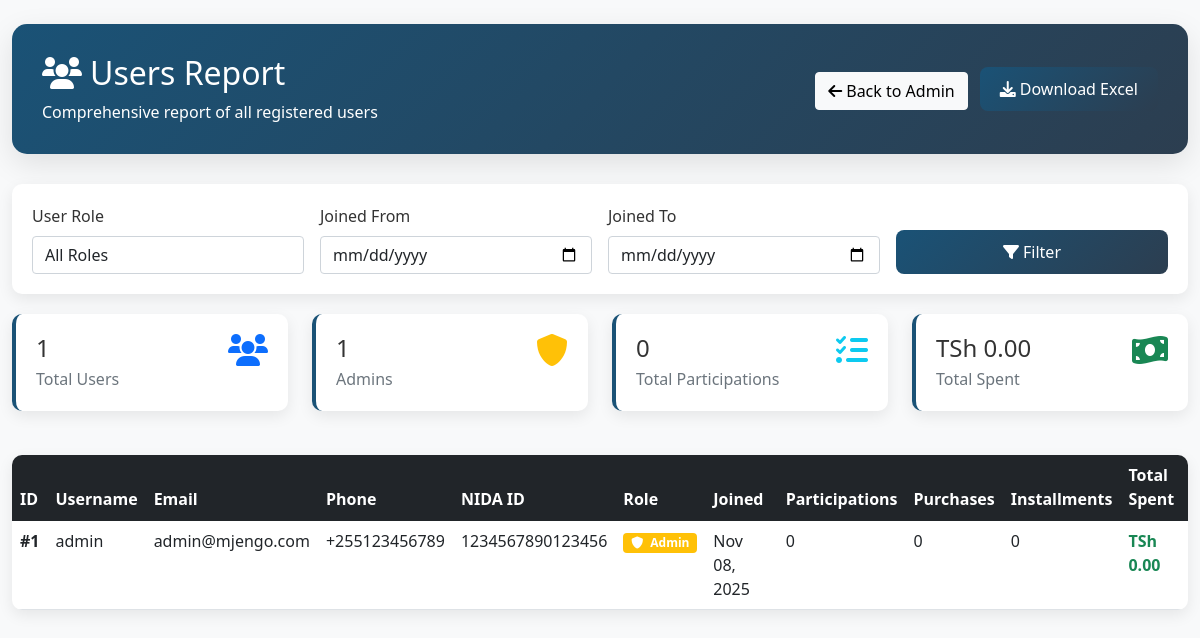
/generate_users_report.php, run on the app's committed database.
### tables this page shows
CREATE TABLE users (
    id INT AUTO_INCREMENT PRIMARY KEY,
    username VARCHAR(50) UNIQUE NOT NULL,
    email VARCHAR(100),
    phone_number VARCHAR(20) NOT NULL,
    nida_id VARCHAR(20) UNIQUE NOT NULL,
    password VARCHAR(255) NOT NULL,
    role ENUM('admin', 'user') DEFAULT 'user',
    created_at TIMESTAMP DEFAULT CURRENT_TIMESTAMP
);

### generate_users_report.php (the view, shortened to what this page needs)
<?php
require_once 'config.php';
$role = isset($_GET['role']) ? $_GET['role'] : 'all';
$start_date = isset($_GET['start_date']) ? $_GET['start_date'] : '';
$end_date = isset($_GET['end_date']) ? $_GET['end_date'] : '';
$query = "
    SELECT
        u.id,
        u.username,
        u.email,
        u.phone_number,
        u.nida_id,
        u.role,
        u.created_at,
        COUNT(DISTINCT p.id) as total_participations,
        COUNT(DISTINCT dp.id) as total_direct_purchases,
        COUNT(DISTINCT lkp.id) as total_installments,
        COALESCE(SUM(p.amount), 0) + COALESCE(SUM(dp.total_amount), 0) + COALESCE(SUM(lkp.amount), 0) as total_spent
    FROM users u
    LEFT JOIN participants part ON u.id = part.user_id
    LEFT JOIN payments p ON part.id = p.participant_id AND p.status = 'paid'
    LEFT JOIN direct_purchases dp ON u.id = dp.user_id AND dp.status = 'paid'
    LEFT JOIN lipa_kidogo_payments lkp ON u.id = lkp.user_id AND lkp.status = 'paid'
    WHERE 1=1
";
$params = [];
$query .= " GROUP BY u.id ORDER BY u.created_at DESC";
$stmt = $pdo->prepare($query);
$stmt->execute($params);
$users = $stmt->fetchAll();
$total_users_count = count($users);
$admin_count = count(array_filter($users, function($u) { return $u['role'] === 'admin'; }));
$total_participations = array_sum(array_column($users, 'total_participations'));
$total_spent = array_sum(array_column($users, 'total_spent'));
?>
<!DOCTYPE html>
<html lang="en">
<head>
    <link href="https://cdn.jsdelivr.net/npm/bootstrap@5.1.3/dist/css/bootstrap.min.css" rel="stylesheet">
    <link href="https://cdnjs.cloudflare.com/ajax/libs/font-awesome/6.0.0/css/all.min.css" rel="stylesheet">
</head>
<body>
    <div class="container-fluid py-4">
        <div class="report-header">
            <div class="d-flex justify-content-between align-items-center">
                <div>
                    <h1 class="h2 mb-2"><i class="fas fa-users me-2"></i>Users Report</h1>
                    <p class="mb-0">Comprehensive report of all registered users</p>
                </div>
                <div>
                    <a href="admin.php" class="btn btn-light me-2">
                        <i class="fas fa-arrow-left me-1"></i>Back to Admin
                    </a>
                    <a href="?<?php echo http_build_query($_GET); ?>&download=excel" class="btn-admin">
                        <i class="fas fa-download me-1"></i>Download Excel
                    </a>
                </div>
            </div>
        </div>
        <div class="filter-form">
            <form method="GET" class="row g-3">
                <div class="col-md-3">
                    <label for="role" class="form-label">User Role</label>
                    <select class="form-control" id="role" name="role">
                        <option value="all" <?php echo $role === 'all' ? 'selected' : ''; ?>>All Roles</option>
                    </select>
                </div>
                <div class="col-md-3">
                    <label for="start_date" class="form-label">Joined From</label>
                    <input type="date" class="form-control" id="start_date" name="start_date" value="<?php echo $start_date; ?>">
                </div>
                <div class="col-md-3">
                    <label for="end_date" class="form-label">Joined To</label>
                    <input type="date" class="form-control" id="end_date" name="end_date" value="<?php echo $end_date; ?>">
                </div>
                <div class="col-md-3 d-flex align-items-end">
                    <button type="submit" class="btn btn-admin w-100">
                        <i class="fas fa-filter me-1"></i>Filter
                    </button>
                </div>
            </form>
        </div>
        <div class="row mb-4">
            <div class="col-md-3">
                <div class="stats-card">
                    <div class="d-flex justify-content-between">
                        <div>
                            <h3 class="h4 mb-1"><?php echo $total_users_count; ?></h3>
                            <p class="text-muted mb-0">Total Users</p>
                        </div>
                        <i class="fas fa-users fa-2x text-primary"></i>
                    </div>
                </div>
            </div>
            <div class="col-md-3">
                <div class="stats-card">
                    <div class="d-flex justify-content-between">
                        <div>
                            <h3 class="h4 mb-1"><?php echo $admin_count; ?></h3>
                            <p class="text-muted mb-0">Admins</p>
                        </div>
                        <i class="fas fa-shield-alt fa-2x text-warning"></i>
                    </div>
                </div>
            </div>
            <div class="col-md-3">
                <div class="stats-card">
                    <div class="d-flex justify-content-between">
                        <div>
                            <h3 class="h4 mb-1"><?php echo $total_participations; ?></h3>
                            <p class="text-muted mb-0">Total Participations</p>
                        </div>
                        <i class="fas fa-tasks fa-2x text-info"></i>
                    </div>
                </div>
            </div>
            <div class="col-md-3">
                <div class="stats-card">
                    <div class="d-flex justify-content-between">
                        <div>
                            <h3 class="h4 mb-1">TSh <?php echo number_format($total_spent, 2); ?></h3>
                            <p class="text-muted mb-0">Total Spent</p>
                        </div>
                        <i class="fas fa-money-bill-wave fa-2x text-success"></i>
                    </div>
                </div>
            </div>
        </div>
        <div class="table-responsive">
            <table class="table table-hover mb-0">
                <thead class="table-dark">
                    <tr>
                        <th>ID</th>
                        <th>Username</th>
                        <th>Email</th>
                        <th>Phone</th>
                        <th>NIDA ID</th>
                        <th>Role</th>
                        <th>Joined</th>
                        <th>Participations</th>
                        <th>Purchases</th>
                        <th>Installments</th>
                        <th>Total Spent</th>
                    </tr>
                </thead>
                <tbody>
                    <?php if (empty($users)): ?>
                        <tr>
                            <td colspan="11" class="text-center py-4">
                                <i class="fas fa-inbox fa-3x text-muted mb-3"></i>
                                <p class="text-muted">No users found for the selected criteria.</p>
                            </td>
                        </tr>
                    <?php else: ?>
                        <?php foreach ($users as $user): ?>
                            <tr>
                                <td><strong>#<?php echo $user['id']; ?></strong></td>
                                <td><?php echo htmlspecialchars($user['username']); ?></td>
                                <td><?php echo htmlspecialchars($user['email'] ?? 'N/A'); ?></td>
                                <td><?php echo htmlspecialchars($user['phone_number']); ?></td>
                                <td><?php echo htmlspecialchars($user['nida_id']); ?></td>
                                <td>
                                    <span class="badge bg-<?php echo $user['role'] === 'admin' ? 'warning' : 'secondary'; ?>">
                                        <i class="fas fa-<?php echo $user['role'] === 'admin' ? 'shield-alt' : 'user'; ?> me-1"></i>
                                        <?php echo ucfirst($user['role']); ?>
                                    </span>
                                </td>
                                <td><?php echo date('M d, Y', strtotime($user['created_at'])); ?></td>
                                <td><?php echo $user['total_participations']; ?></td>
                                <td><?php echo $user['total_direct_purchases']; ?></td>
                                <td><?php echo $user['total_installments']; ?></td>
                                <td class="fw-bold text-success">TSh <?php echo number_format($user['total_spent'], 2); ?></td>
                            </tr>
                        <?php endforeach; ?>
                    <?php endif; ?>
                </tbody>
            </table>
        </div>
    </div>
</body>
</html>

### generate_users_report.php (style rules this page uses)
body { font-family: 'Segoe UI', Tahoma, Geneva, Verdana, sans-serif; background-color: #f8f9fa; color: #333; }
.report-header { background: linear-gradient(135deg, #1a5276, #2c3e50); color: white; padding: 30px; border-radius: 15px; margin-bottom: 30px; box-shadow: 0 10px 30px rgba(0,0,0,0.1); }
.stats-card { background: white; border-radius: 10px; padding: 20px; margin-bottom: 20px; box-shadow: 0 5px 15px rgba(0,0,0,0.08); border-left: 4px solid #1a5276; }
.table-responsive { background: white; border-radius: 10px; overflow: hidden; box-shadow: 0 5px 15px rgba(0,0,0,0.08); }
.btn-admin { background: linear-gradient(135deg, #1a5276, #2c3e50); border: none; color: white; padding: 10px 20px; border-radius: 8px; text-decoration: none; display: inline-block; }
.filter-form { background: white; padding: 20px; border-radius: 10px; margin-bottom: 20px; box-shadow: 0 5px 15px rgba(0,0,0,0.08); }

### data on the page
users: role "1", id "1", username "admin", email "admin@mjengo.com", phone_number "+255123456789", nida "1234567890123456", role "Admin", created_at "Nov 08, 2025", total_participations "0", total_direct_purchases "0", total_installments "0", total_spent "0.00"

### other printed values
$total_users_count "1"
$total_participations "0"
$total_spent "0.00"
